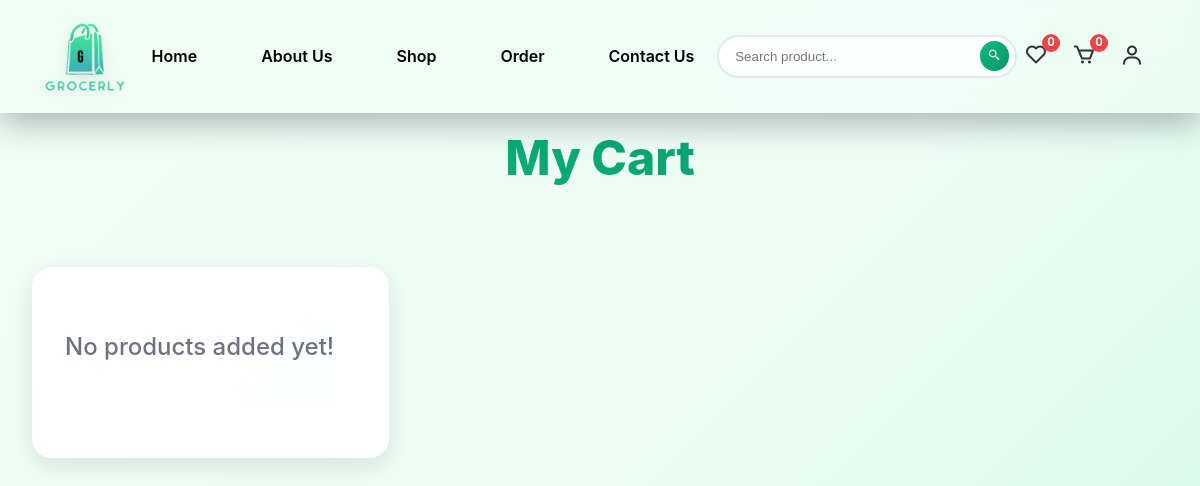
/cart.php (signed in), run on an earlier commit of the app's database.
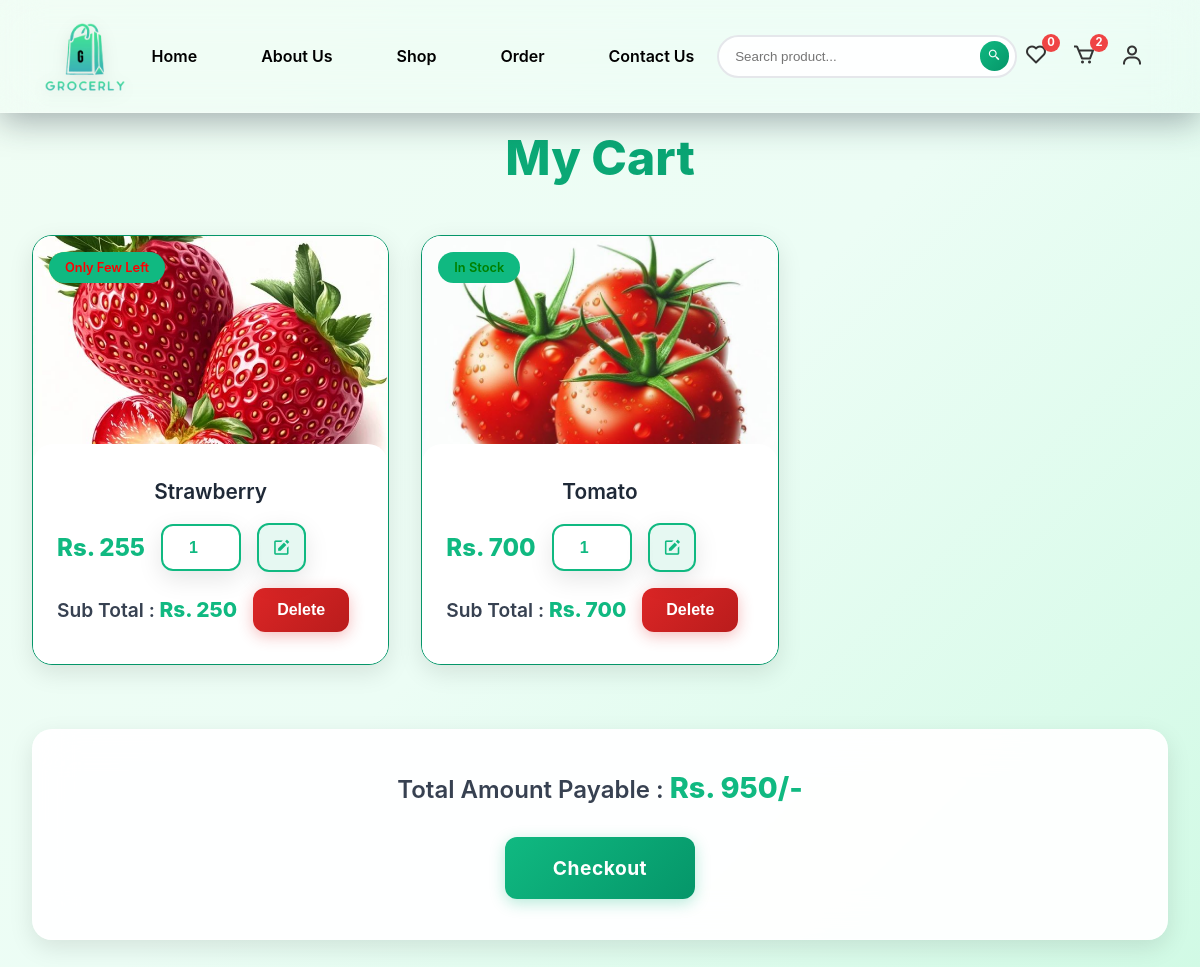
And on a later commit of the database.
### tables this page shows
CREATE TABLE `cart` (
  `cart_id` int(20) NOT NULL,
  `user_id` int(20) NOT NULL,
  `product_id` int(20) NOT NULL,
  `price` varchar(50) NOT NULL,
  `qty` varchar(50) NOT NULL
);

CREATE TABLE `product` (
  `product_id` int(20) NOT NULL,
  `seller_id` int(20) NOT NULL,
  `name` varchar(255) NOT NULL,
  `price` varchar(50) NOT NULL,
  `image` varchar(255) NOT NULL,
  `stock` int(20) NOT NULL,
  `status` varchar(50) NOT NULL,
  `category` varchar(100) NOT NULL,
  `description` varchar(255) DEFAULT NULL,
  `brand` varchar(100) DEFAULT NULL,
  `sizes` varchar(100) DEFAULT NULL
);

### cart.php (the view, shortened to what this page needs)
<?php
    include 'components/connect.php';
?>
<!DOCTYPE html>
<html>
    <head>
        <link rel="stylesheet" type="text/css" href="css/user_styles.css">
        <link rel="stylesheet" href="https://cdnjs.cloudflare.com/ajax/libs/font-awesome/6.2.0/css/all.min.css">
        <link href="https://unpkg.com/boxicons@2.1/css/boxicons.min.css" rel="stylesheet">
    </head>
    <body>
        <?php include('components/user_header.php'); ?>
        <div class="cart">
            <div class="heading">
                <h1>My Cart</h1>
            </div>
            <div class="cart-container">
                <?php
                    $grand_total = 0;
                    $select_cart = $conn->prepare("SELECT * FROM `cart` WHERE user_id = ?");
                    $select_cart->execute([$user_id]);
                    if ($select_cart->rowCount() > 0) {
                        while ($fetch_cart = $select_cart->fetch(PDO::FETCH_ASSOC)) {
                            $select_products = $conn->prepare("SELECT * FROM `product` WHERE product_id = ?");
                            $select_products->execute([$fetch_cart['product_id']]);
                            if ($select_products->rowCount() > 0) {
                                $fetch_products = $select_products->fetch(PDO::FETCH_ASSOC);
                ?>
                <form action="" method="post" class="box <?php if ($fetch_products['stock'] == 0) { echo "disabled"; } ?>">
                    <img src="uploaded_files/<?= $fetch_products['image']; ?>" class="image">
                    <?php
                        if ($fetch_products['stock'] > 9) { ?>
                            <span class="stock" style="color: green;">In Stock</span>
                        <?php } elseif ($fetch_products['stock'] == 0) { ?>
                            <span class="stock" style="color: red;">Out Of Stock</span>
                        <?php } else { ?>
                            <span class="stock" style="color: red;">Only Few Left</span>
                        <?php } ?>
                    <div class="content">
                        <h3 class="name"><?= $fetch_products['name']; ?></h3>
                        <div class="flex-btn">
                            <h3 class="price">Rs. <?= $fetch_products['price']; ?></h3>
                            <input type="number" name="qty" required min="1" value="<?= $fetch_cart['qty']; ?>" max="99" class="box qty"></input>
                            <button type="submit" class="bx bxs-edit fa-edit box" name="update_cart"></button>
                        </div>
                        <div class="flex-btn">
                            <p class="sub-total">Sub Total : <span>Rs. <?= $sub_total = (int)$fetch_cart['qty'] * (float)$fetch_cart['price']; ?></span></p>
                            <button type="submit" name="delete_item" class="btn" onclick="return confirm('Remove from cart?');">Delete</button>
                        </div>
                    </div>
                </form>
                <?php
                    $grand_total += $sub_total;
                    }
                }
            } else {
                echo '
                <div class="empty">
                    <p>No products added yet!</p>
                </div>';
            }
            ?>
            </div>
            <?php if ($grand_total != 0) { ?>
                <div class="cart-total">
                    <p>Total Amount Payable : <span> Rs. <?= $grand_total; ?>/-</span></p>
                    <div class="button">
                        <a href="checkout.php" class="btn">Checkout</a>
                    </div>
                </div>
            <?php } ?>
        </div>
    </body>
</html>

### components/user_header.php (shortened to what this page needs)
<?php
    include_once 'components/connect.php';
    if (isset($_SESSION['email'])) {
        $email = $_SESSION['email'];
        $stmt = $conn->prepare("SELECT user_id FROM users WHERE email = ?");
        $stmt->execute([$email]);
        $user = $stmt->fetch(PDO::FETCH_ASSOC);
        if ($user) {
            $user_id = $user['user_id'];
        } else {
            $user_id = '';
        }
    } else {
        $user_id = '';
    }
?>
<header>
    <section class="flex">
        <a href="home.php" class="logo">
            <img src="images/Logo.png" width="130px">
        </a>
        <?php $page = basename($_SERVER['PHP_SELF']); ?>
        <nav class="navbar">
            <a href="home.php" class="<?= $page == 'home.php' ? 'active' : '' ?>">Home</a>
            <a href="about.php" class="<?= $page == 'about.php' ? 'active' : '' ?>">About Us</a>
            <a href="shop.php" class="<?= $page == 'shop.php' ? 'active' : '' ?>">Shop</a>
            <a href="order.php" class="<?= $page == 'order.php' ? 'active' : '' ?>">Order</a>
            <a href="contact_us.php" class="<?= $page == 'contact_us.php' ? 'active' : '' ?>">Contact Us</a>
        </nav>
        <form action="search_product.php" method="post" class="search-form">
            <input type="text" class="search-input" name="search-product" placeholder="Search product..." required maxlength="100">
            <button type="submit" class="search-btn bx bx-search-alt-2"></button>
        </form>
        <div class="icons">
            <?php
                $count_wishlist_item = $conn->prepare("SELECT * FROM `wishlist` WHERE user_id = ?");
                $count_wishlist_item->execute([$user_id]);
                $total_wishlist_items = $count_wishlist_item->rowCount();
            ?>
            <a href="wishlist.php"  class="wishlist-btn">
                <i class="bx bx-heart"></i><sup><?= $total_wishlist_items; ?></sup>
            </a>
            <?php
                $count_cart_item = $conn->prepare("SELECT * FROM `cart` WHERE user_id = ?");
                $count_cart_item->execute([$user_id]);
                $total_cart_items = $count_cart_item->rowCount();
            ?>
            <a href="cart.php"  class="cart-btn">
                <i class="bx bx-cart"></i><sup><?= $total_cart_items; ?></sup>
            </a>
            <div class="profile-btn bx bx-user" id="user-btn" style="cursor: pointer;"></div>
        </div>
    </section>
</header>

What changed in the data, as far as the page shows it:
added cart: product.image (picture), shows "Only Few Left", product.name "Strawberry", product.price "255", qty "1", price "250"
added cart: product.image (picture), shows "In Stock", product.name "Tomato", product.price "700", qty "1", price "700"
Also different on the page:
$total_cart_items: "0" → "2"
$grand_total: (not shown) → "950"
text no longer shown: "No products added yet!"
text now shown: "Total Amount Payable : Rs. /- Checkout"
